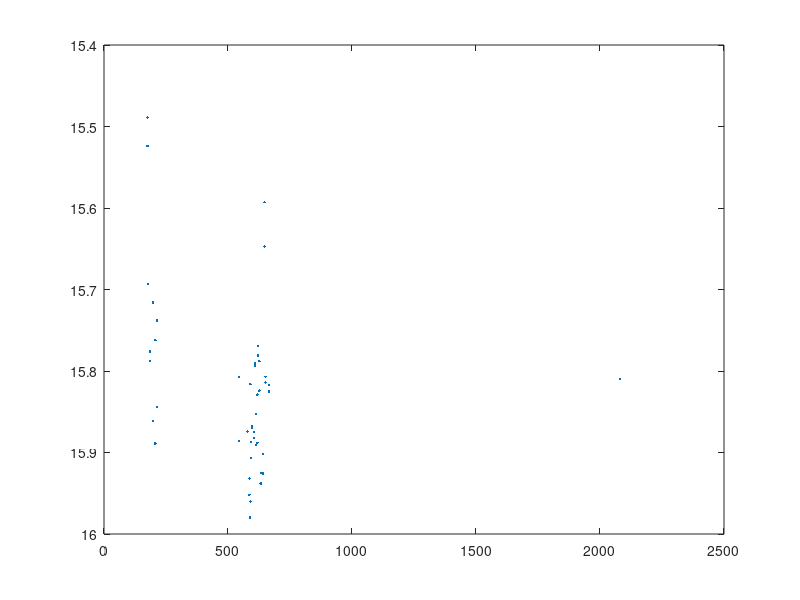
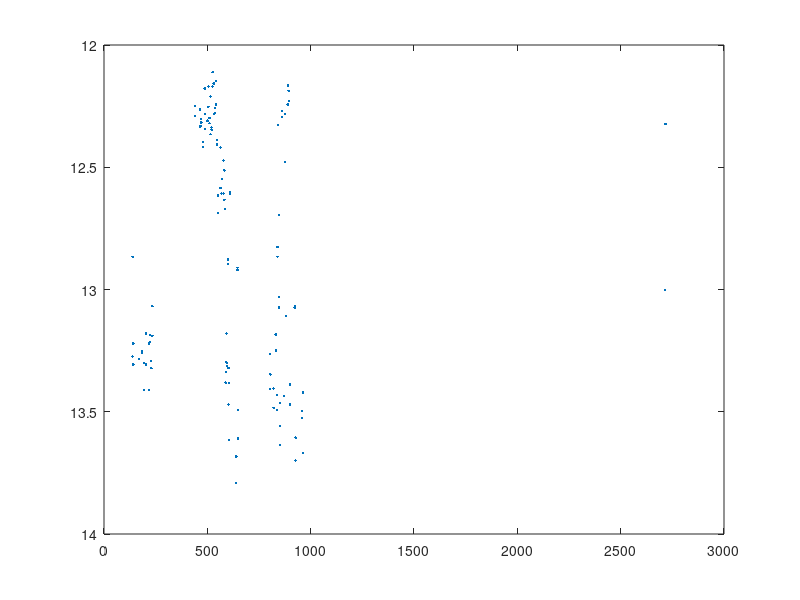

These figures' MATLAB source, in order: (Note: this script raises an error after producing the figures.)
%%
%Code written by: Daniel Stapleton and Felix Adonoo
%All Fits below performed with each other fit commented out. Each begins
%with reading in and then plotting the data. Choosing which data to fit is
%done using idx command and observing plot of data. Curve-fitting tool then
%used to fit the data with a gaussian. Each B data is the y-valued
%magnitudes which include a factor of -n where n is some number multipled
%by -1 for normalization to fit a gaussian to. 

%%
%First Fit: CV6
CV6 = importdata('PTFS1117an_CV6_L3.dat', ' ',21) %Read-in data
A = CV6.data(:,5);
B = CV6.data(:,6);

plot(A,B,'.') %Plot 
set(gca, 'YDir','reverse')
ylim([14,17])
title('PTFS1117an Magnitude Data')
xlabel('Epoch (JD)')
ylabel('Magnitude')

%Grab range of data points at peak of third apparent nova (~928)
idx = find((A)>919.4);
out = A(idx);
%Fitting Gaussian to 7 data point segment of third peak
A3 = CV6.data(109:115,5);
B3 = (CV6.data(109:115,6)-16.5)*-1;
C3 = CV6.data(109:115,7);

%Grab range of data points at peak of second apparent nova (~550)
idx = find(A>547.4);
out = A(idx);
%Fitting Gaussian to 5 data point segment of second peak
A2 = CV6.data(76:80,5);
B2 = (CV6.data(76:80,6)-17)*-1;
C2 = CV6.data(76:80,7);


%Grabbing baseline data points to estimate base-luminosity
idx = find(A>506.4);
out = A(idx);
Q = CV6.data(58:63,6)
Base = mean(Q)
UncBase = sqrt(sum((Q-Base).^2)/(length(Q)-1))

%%
%Second Fit: CV4
CV4 = importdata('PTFS1115am_CV4_L3.dat', ' ',21) %Read-in data
A = CV4.data(:,5);
B = CV4.data(:,6);

plot(A,B,'.') %Plot 
set(gca, 'YDir','reverse')

%Grab range of data points at peak of second apparent nova (~1534)
idx = find((A)>1532);
out = A(idx);
%Fitting Gaussian to 7 data point segment of third peak
A3 = CV4.data(434:440,5);
B3 = ((CV4.data(434:440,6))-12.65)*-1;
C3 = CV4.data(434:440,7);

%Grab range of data points at peak of third apparent nova (~2000)
idx = find(A>1996);
out = A(idx);
%Fitting Gaussian to 5 data point segment of second peak
A2 = CV4.data(813:817,5);
B2 = (CV4.data(813:817,6)-16.25)*-1;
C2 = CV4.data(813:817,7);

%Grabbing baseline data points to estimate base-luminosity
idx = find(A>1960)
out = A(idx)
Q = CV4.data(757:762,6)
Base = mean(Q)
UncBase = sqrt(sum((Q-Base).^2)/(length(Q)-1))

%%
%Third Fit: CV3
CV3 = importdata('PTFS1110l_CV3_L2.dat', ' ',21) %Read-in data
A = CV3.data(:,5);
B = CV3.data(:,6);

plot(A,B,'.') %Plot 
set(gca, 'YDir','reverse')
%Grab range of data points at peak of second first nova (~400)
idx = find((A)>371);
out = A(idx);
%Fitting Gaussian to 5 data point segment of first peak
A3 = CV3.data(65:71,5);
B3 = ((CV3.data(65:71,6))-17.4)*-1;
C3 = CV3.data(65:71,7);


%Grab range of data points at peak of third apparent nova (~695)
idx = find(A>686);
out = A(idx);
%Fitting Gaussian to 5 data point segment of second peak
A2 = CV3.data(91:98,5);
B2 = (CV3.data(91:98,6)-17.2)*-1;
C2 = CV3.data(91:98,7);

%Grabbing baseline data points to estimate base-luminosity
idx = find(A>447);
out = A(idx);
Q = CV3.data(71:80,6)
Base = mean(Q)
UncBase = sqrt(sum((Q-Base).^2)/(length(Q)-1))

%%
%Fourth Fit: DN2
DN7 = importdata('PTFS1122ah_DN2.dat', ' ',21) %Read-in data
A = DN7.data(:,5);
B = DN7.data(:,6);

plot(A,B,'.') %Plot 
set(gca, 'YDir','reverse')

%Grab range of data points at peak of first apparent nova (~200)
idx = find((A)>194)
out = A(idx)
%Fitting Gaussian to 6 data point segment of first peak
A3 = DN7.data(3:8,5)
B3 = ((DN7.data(3:8,6))-18.3)*-1
C3 = DN7.data(3:8,7)


%Grab range of data points at peak of second apparent nova (~600)
idx = find(A>597)
out = A(idx)
%Fitting Gaussian to 6 data point segment of second peak
A2 = DN7.data(10:15,5);
B2 = (DN7.data(10:15,6)-18.04)*-1;
C2 = DN7.data(10:15,7);

%Grabbing baseline data points to estimate base-luminosity
idx = find(A>620)
out = A(idx)
Q = DN7.data(16:19,6)
Base = mean(Q)
UncBase = sqrt(sum((Q-Base).^2)/(length(Q)-1))

%%
%Fifth Fit: DN3
DN3 = importdata('PTFS1423f_DN3.dat', ' ',21) %Read-in data
A = DN3.data(:,5);
B = DN3.data(:,6);

plot(A,B,'.') %Plot 
set(gca, 'YDir','reverse')

%Grab range of data points at peak of first apparent nova (~200)
idx = find((A)>175)
out = A(idx)
%Fitting Gaussian to 5 data point segment of first peak
A3 = DN3.data(1:5,5);
B3 = ((DN3.data(1:5,6))-15.75)*-1;
C3 = DN3.data(1:5,7);


%Grab range of data points at peak of second apparent nova (~600)
idx = find(A>641);
out = A(idx);
%Fitting Gaussian to 5 data point segment of second peak
A2 = DN3.data(39:43,5);
B2 = (DN3.data(39:43,6)-15.91)*-1;
C2 = DN3.data(39:43,7);

%Grabbing baseline data points to estimate base-luminosity
idx = find(A>586)
out = A(idx)
Q = DN3.data(15:21,6)
Base = mean(Q)
UncBase = sqrt(sum((Q-Base).^2)/(length(Q)-1))

%%
%Sixth Fit: DN4
figure(2)
DN4 = importdata('PTFS1502z_DN4.dat', ' ',21) %Read-in data
A = DN4.data(:,5);
B = DN4.data(:,6);

plot(A,B,'.') %Plot 
set(gca, 'YDir','reverse')
ylim([15,21])
title('PTFS1502z Magnitude Data')
xlabel('Epoch (JD)')
ylabel('Magnitude')

%Grab range of data points at peak of first apparent nova (~1620)
idx = find((A)>1622)
out = A(idx)
%Fitting Gaussian to 7 data point segment of first peak
A3 = DN4.data(35:43,5);
B3 = ((DN4.data(35:43,6))-19.4)*-1;
C3 = DN4.data(35:43,7);


%Grab range of data points at peak of second apparent nova (~1770)
idx = find(A>1763)
out = A(idx)
%Fitting Gaussian to 6 data point segment of second peak
A2 = DN4.data(141:146,5);
B2 = (DN4.data(141:146,6)-19.7)*-1;
C2 = DN4.data(141:146,7);

%Grabbing baseline data points to estimate base-luminosity
idx = find(A>1715)
out = A(idx)
Q = DN4.data(108:115,6)
Base = mean(Q)
UncBase = sqrt(sum((Q-Base).^2)/(length(Q)-1))

%%
%Seven Fit: DN7
DN7 = importdata('PTFS1707e_DN7.dat', ' ',21) %Read-in data
A = DN7.data(:,5);
B = DN7.data(:,6);

plot(A,B,'.') %Plot 
set(gca, 'YDir','reverse')
%Grab range of data points at peak of first apparent nova (~2260)
idx = find((A)>2237);
idx2 = 5:64;
out = B(idx2);
%Fitting Gaussian to 4 data point segment of first peak
A3 = DN7.data([19,21,23,25],5);
B3 = ((DN7.data([19,21,23,25],6))-15.68)*-1;
C3 = DN7.data([19,21,23,25],7);


%Grab range of data points at peak of second apparent nova (~2515)
idx = find(A>2510);
idx2 = 27:39;
out = A(idx);
out = B(idx2);
%Fitting Gaussian to 4 data point segment of second peak
A2 = DN7.data([32,34,36,38],5);
B2 = (DN7.data([32,34,36,38],6)-15.83)*-1;
C2 = DN7.data([32,34,36,38],7);

%Grabbing baseline data points to estimate base-luminosity
idx = find(A>2589)
out = A(idx)
idx2 = 51:64
out = B(idx2)
Q = DN7.data([51,53,55,57,59,61,63],6)
Base = mean(Q)
UncBase = sqrt(sum((Q-Base).^2)/(length(Q)-1))
%%
%Eigth Fit: DN5
DN5 = importdata('PTFS1516bg_DN5.dat', ' ',21) %Read-in data
A = DN5.data(:,5);
B = DN5.data(:,6);

plot(A,B,'.') %Plot 
set(gca, 'YDir','reverse')
Grab range of data points at peak of first apparent nova (~650)
idx = find((A)>640);
out = A(idx);
%Fitting Gaussian to 6 data point segment of first peak
A3 = DN5.data(78:83,5);
B3 = ((DN5.data(78:83,6))-13.8)*-1;
C3 = DN5.data(78:83,7);


%Grab range of data points at peak of second apparent nova (~875)
idx = find(A>839)
out = A(idx)
%Fitting Gaussian to 4 data point segment of second peak
A2 = DN5.data(93:96,5);
B2 = (DN5.data(93:96,6)-12.88)*-1;
C2 = DN5.data(93:96,7);

%Grabbing baseline data points to estimate base-luminosity
idx = find(A>2589)
out = A(idx)
idx2 = 51:64
out = B(idx2)
Q = DN5.data(75:79,6)
Base = mean(Q)
UncBase = sqrt(sum((Q-Base).^2)/(length(Q)-1))

%%
%Linear fit plot data
T = [389.5,473.1,142,258,464,285,378.6]
sigT = [5.5,4.36,1.05,7.21,0.47,5.01,0.312]
m = [2.943,0.453,3.936,2.75,5.49,4.84,2.439]
sigm = [0.315,0.087,0.373,1.64,1.5,0.64,0.162]
